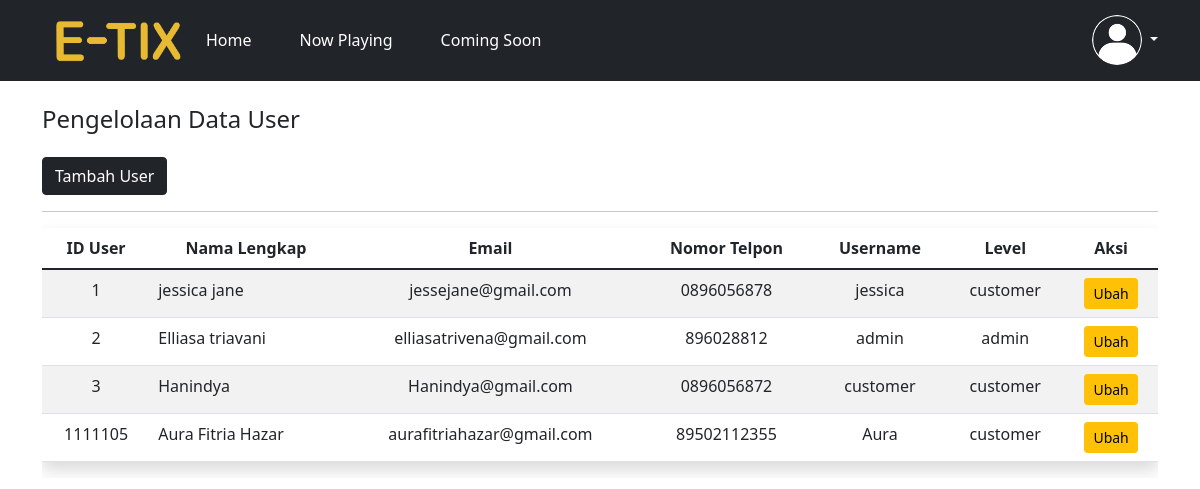
The app's page /admin/data_user.php with its own data.
### tables this page shows
CREATE TABLE `user` (
  `id_user` int(10) NOT NULL,
  `nama` varchar(50) NOT NULL,
  `no_kontak` varchar(13) NOT NULL,
  `email` varchar(50) NOT NULL,
  `username` varchar(25) NOT NULL,
  `password` varchar(20) NOT NULL,
  `level` varchar(10) NOT NULL
);

### admin/data_user.php (the view, shortened to what this page needs)
<?php
include '../koneksi.php';
$sql = 'select * from user';
$query = mysqli_query($koneksi, $sql);
?>
<!doctype html>
<html lang="en">
<head>
    <link href="../assets/css/bootstrap.min.css" rel="stylesheet">
    <link rel="stylesheet" href="../assets/css/styles.css">
</head>
<body>
    <header class="p-2 bg-dark text-white">
        <div class="container">
            <div class="d-flex flex-wrap align-items-center justify-content-center justify-content-lg-start">
                <svg class="bi me-0" width="10" height="32" role="img" aria-label="Etiket">
                    <img src="../assets/image/logo.png" width="130px">
                </svg>
                <ul class="nav col-12 col-lg-auto me-lg-auto mb-2 justify-content-center mb-md-0">
                    <li>
                        <a href="admin.php" class="nav-link px-4 text-white">Home</a>
                    </li>
                    <li>
                        <a href="#now" class="nav-link px-4 text-white">Now Playing</a>
                    </li>
                    <li>
                        <a href="#soon" class="nav-link px-4 text-white">Coming Soon</a>
                    </li>
                </ul>
                <div class="dropdown text-end">
                    <a href="#" class="d-block link-light text-decoration-none dropdown-toggle" id="dropdownUser1" data-bs-toggle="dropdown" aria-expanded="false">
                        <img src="../assets/image/user.png" alt="mdo" width="50" height="50" class="rounded-circle">
                    </a>
                </div>
            </div>
        </div>
    </header>
    <div class="container mb-5">
        <h4 class="my-4">Pengelolaan Data User</h4>
        <a href="tambah_user.php" class="btn btn-dark">Tambah User</a>
        <div class="table-responsive">
            <hr>
            <table class="table table-striped table-hover display shadow" id="data_user">
                <thead>
                    <tr class="text-center">
                        <th scope="col">ID User</th>
                        <th scope="col">Nama Lengkap</th>
                        <th scope="col">Email</th>
                        <th scope="col">Nomor Telpon</th>
                        <th scope="col">Username</th>
                        <th scope="col">Level</th>
                        <th scope="col">Aksi</th>
                    </tr>
                </thead>
                <tbody>
                    <?php $i = 1;
                    while ($user = mysqli_fetch_array($query)) { ?>
                        <tr class="text-center">
                            <td><?= $user['id_user']; ?></td>
                            <td style="text-align: left;"><?= $user['nama']; ?></td>
                            <td><?= $user['email']; ?></td>
                            <td><?= $user['no_kontak']; ?></td>
                            <td><?= $user['username']; ?></td>
                            <td><?= $user['level']; ?></td>
                            <td scope="col">
                                <a href="form_data_user.php?id_user=<?= $user['id_user']; ?>" class="btn btn-sm btn-warning">Ubah</a>
                        </tr>
                    <?php $i++;
                    } ?>
                </tbody>
            </table>
        </div>
    </div>
</body>
</html>

### records on screen
user: id_user "1", nama "jessica jane", email "jessejane@gmail.com", no_kontak "0896056878", username "jessica", level "customer"
user: id_user "2", nama "Elliasa triavani", email "elliasatrivena@gmail.com", no_kontak "896028812", username "admin", level "admin"
user: id_user "3", nama "Hanindya", email "Hanindya@gmail.com", no_kontak "0896056872", username "customer", level "customer"
user: id_user "1111105", nama "Aura Fitria Hazar", email "aurafitriahazar@gmail.com", no_kontak "89502112355", username "Aura", level "customer"
